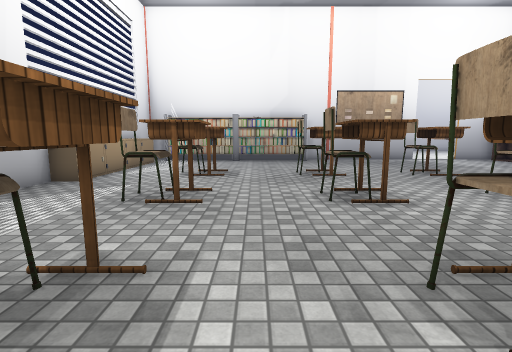
view 1 (above)

23 first-person views from a walk through a scene from a Unity 3-D project. The camera is 1.4 m above the floor, tilts 8° down and sees 85° across. Doors are open. The floor is counted in squares, 1 m on a side. Each view is taken from the middle of a square. On the plan, view 1 faces up. The plan holds only what a view shows up to about 14 squares ahead; the rest is blank. The place goes on beyond the plan. The player is left out. Some surface patterns are stand-ins.

view 2
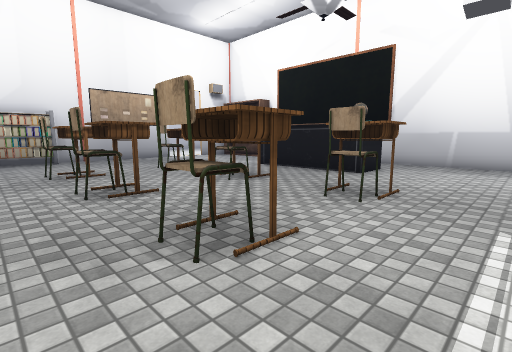

view 3
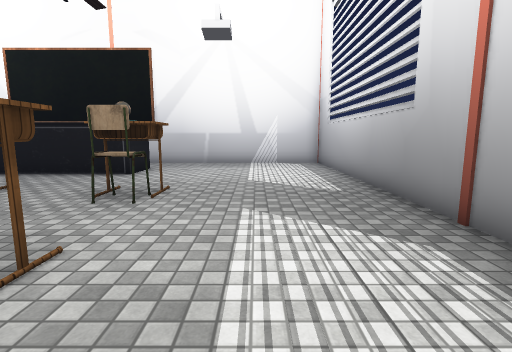

view 4
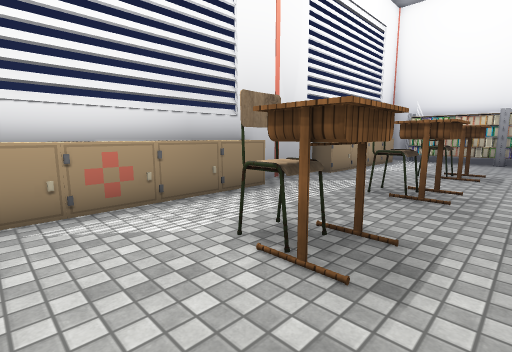

view 5
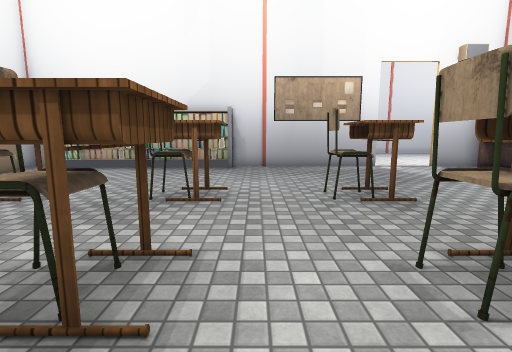

view 6
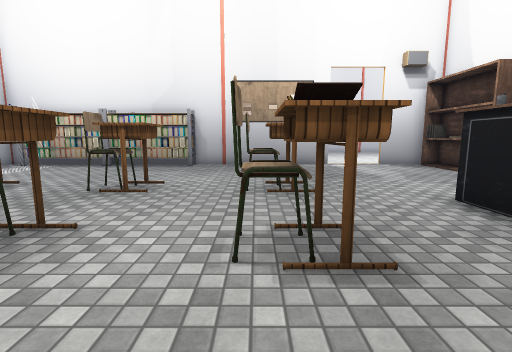

view 7
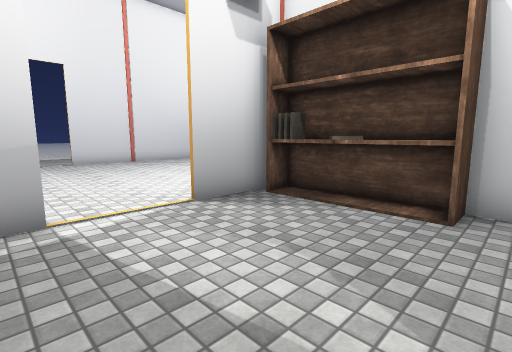

view 8
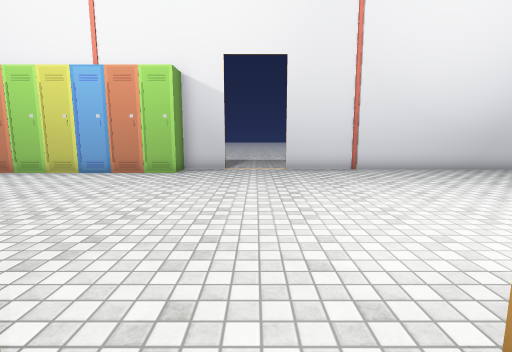

view 9
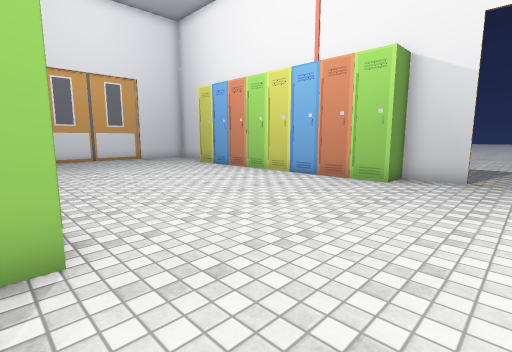

view 10
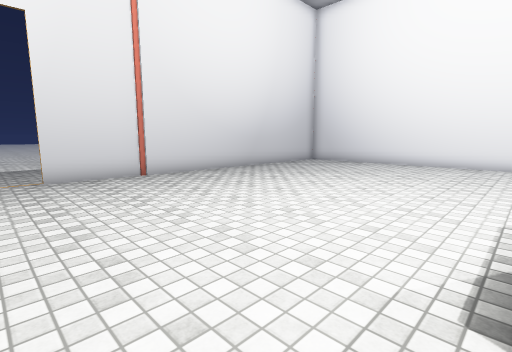

view 11
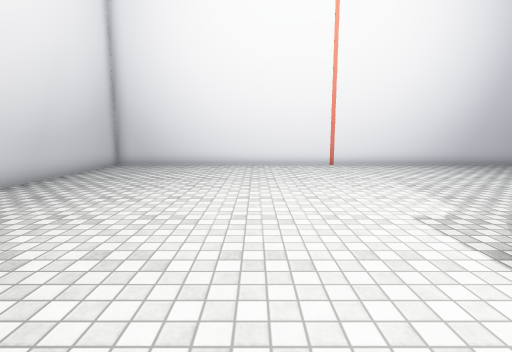

view 12
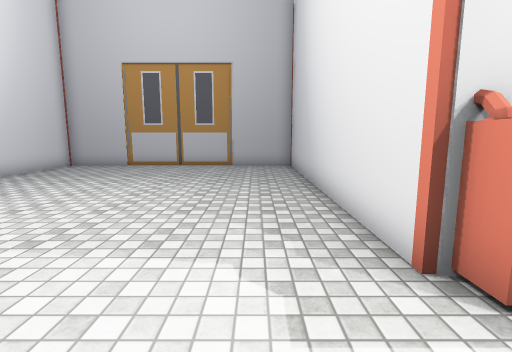

view 13
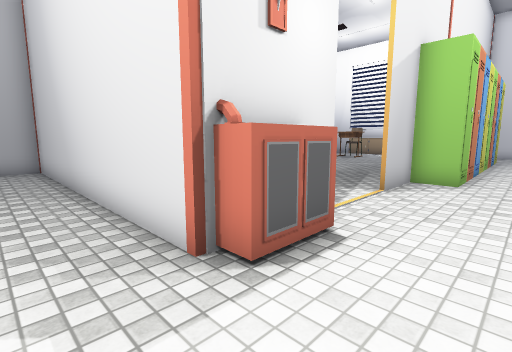

view 14
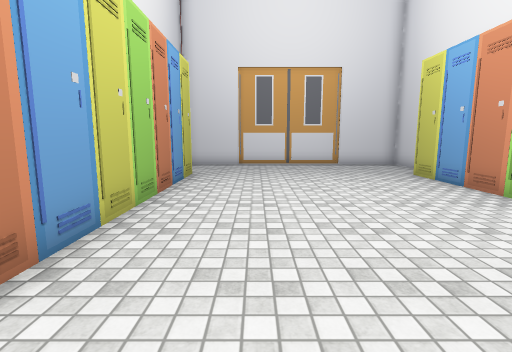

view 15
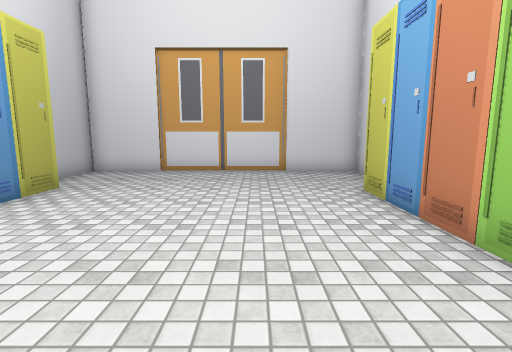

view 16
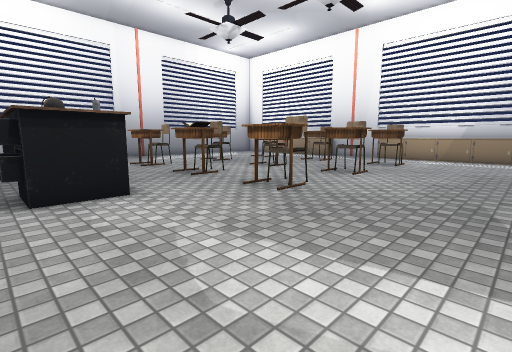

view 17
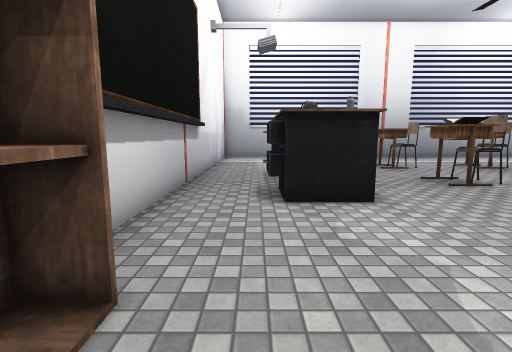

view 18
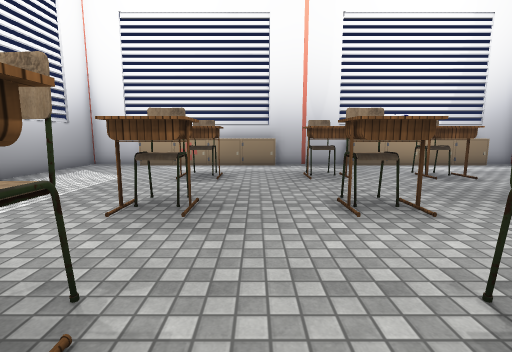

view 19
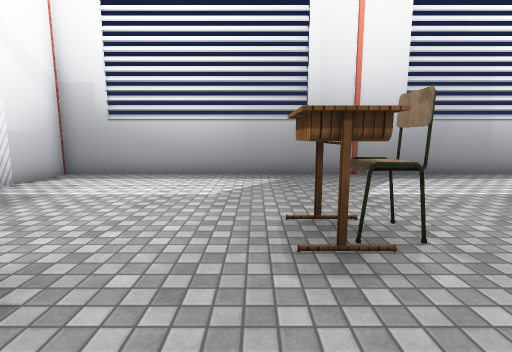

view 20
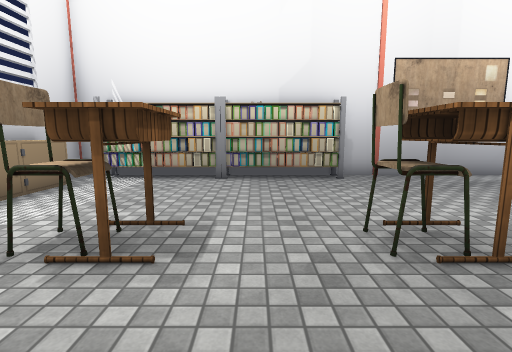

view 21
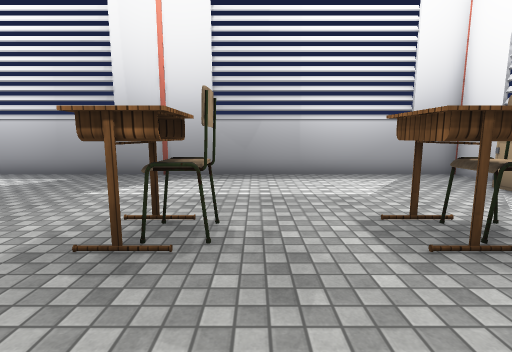

view 22
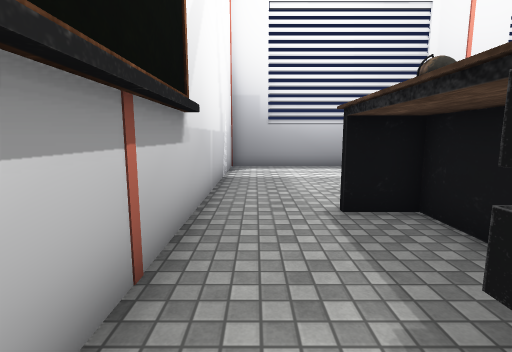

view 23
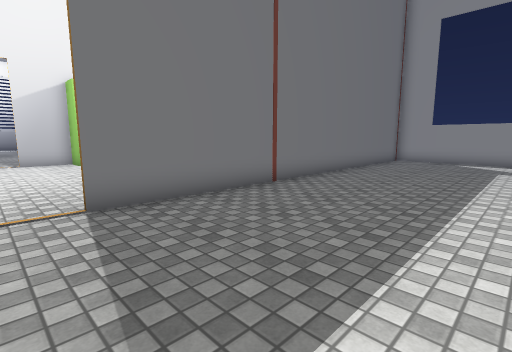

### Floor plan
Points are (right, up) in squares from view 1. A wall is a line through its corners. A room is listed if a view was taken in it or the views show most of it. See-through windows are left out.
Room 1 (views 1, 2, 3, 4, 5, 6, 7, 8, 9, 10, 11, 12, 13, 14, 15, 16, 17, 18, 19, 20, 21, 22)
walls: (7.5, 17.3) (9.8, 17.3); (9.8, 17.2) (2.5, 17.2); (12.2, 17.3) (14.6, 17.3); (15.3, 13.6) (15.3, 6.5) (26, 6.5) (26, 28) (12.2, 28); (14.5, 17.2) (12.2, 17.2); (-0.5, 17.2) (-1.5, 17.2); (-6.4, 8.5) (-6.4, 5.4); (9.8, 28) (7.9, 28); (-4.4, 28) (-6.4, 28) (-6.4, 15.4); (-6.4, -2.6) (-6.4, -4.4) (15.2, -4.4) (15.2, 12.9)
ways out: open door at (11, 28) to room 2; open door at (11, 17)
objects: locker (-6, -2) to (-6, 0); locker (-6, 1); locker (-6, 2) to (-6, 3); locker (-6, 4) to (-6, 5); locker (-6, 9) to (-6, 10); locker (-6, 11) to (-6, 12); locker (-6, 13); locker (-6, 14) to (-6, 15); other object (-5, 16) to (-2, 17); chair (-3, 2) to (-2, 2); chair (-3, 6) to (-2, 7); chair (-3, 10) to (-2, 11); table (-2, 1) to (-1, 3); locker (-2, 18) to (-1, 18); locker (-2, 27) to (-1, 27); table (-1, 6) to (-1, 7); table (-1, 10) to (-1, 11); other object (-1, 16) to (3, 17); locker (0, 18); locker (0, 27); locker (1, 18); locker (1, 27) to (1, 28); table (2, 1) to (3, 3); chair (2, 2); chair (2, 6) to (2, 7); chair (2, 10) to (2, 11); locker (2, 18); locker (2, 27) to (2, 28); table (3, 6) to (3, 7); table (3, 10) to (3, 11); locker (3, 18); locker (3, 27) to (4, 27); locker (4, 18) to (5, 18); locker (5, 27); chair (6, 2); chair (6, 6) to (6, 7); chair (6, 10) to (6, 11); locker (6, 18); locker (6, 27) to (6, 28); table (7, 1) to (7, 3); table (7, 6) to (7, 7); table (7, 10) to (7, 11); locker (7, 18); locker (7, 27) to (8, 28); other object (11, 4) to (13, 9); other object (13, 18) to (15, 18); shelf (14, 13) to (15, 14); other object (14, 15) to (15, 15); other object (14, 16); other object (15, 16); other object (15, 17)
Room 2 (view 23)
walls: (7.5, 28.2) (9.8, 28.2); (2.5, 28.2) (5.6, 28.2); (-3.2, 28.2) (0.6, 28.2); (-6.4, 33.2) (-6.4, 31.4)
ways out: open door at (11, 28) to room 1

Positions as (right, up) in squares from view 1, and headings:
1: (0, 0), facing up
2: (0, -1), facing up-right
3: (0, -1), facing right
4: (0, -1), facing up-left
5: (4, 4), facing up
6: (6, 3), facing up
7: (9, 12), facing up-right
8: (11, 16), facing up
9: (11, 18), facing up-left
10: (11, 18), facing up-right
11: (12, 21), facing right
12: (17, 20), facing down
13: (17, 20), facing down-left
14: (8, 21), facing left
15: (5, 24), facing left
16: (13, 16), facing down-left
17: (13, 15), facing down
18: (8, 4), facing left
19: (8, 6), facing down
20: (0, 7), facing up
21: (1, 6), facing down
22: (14, 9), facing down
23: (11, 34), facing down-left
